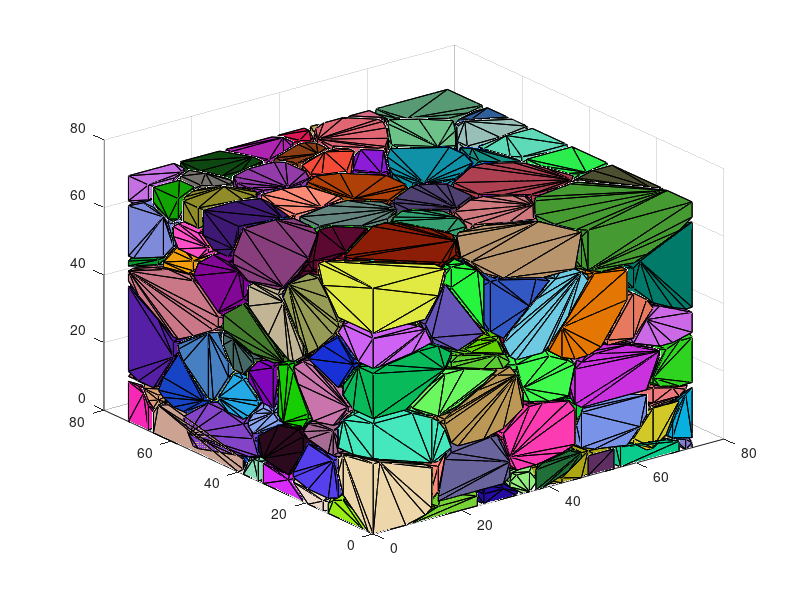

Recreate this plot in MATLAB.
clear all
close all
%This script generates the 3d convex hull for the microstructure
load('3d_grain_data.mat');
%No. of divisions
div=50;

Grain2=Grain_new_hull;

grain1=Grain2(:);
[l1 l2 l3]=size(Grain2);
Grain2=Grain2(1:l1,1:l2,1:l3);
grain1=Grain2(:);
total_dist=74.2188;


[X Y Z]=meshgrid(0:total_dist/div:total_dist-total_dist/div);

 vpoints=[];
kpoints=grain1;
n_grains=unique(kpoints);

points=[X(:) Y(:) Z(:)];

convex_points=[];
grain_id=[];
figure (1)

for k=1:length(n_grains)
    
       x3=find(kpoints==n_grains(k));    
      test_points1=points(x3,:);
     
      try
      c_hull=convhulln(points(x3,:));
      catch
          k
          continue
      end
      c_hull2=c_hull(:);
        
     k3=unique(c_hull2);
     convex_points=vertcat(convex_points,test_points1(k3,:));
     grain_id=vertcat(grain_id,n_grains(k)*ones(length(k3),1));
       trisurf(c_hull,test_points1(:,1),test_points1(:,2),test_points1(:,3),'FaceColor',rand(1,3),'FaceAlpha',1)
       hold on

end
save('3d_convex_hull.mat','convex_points','grain_id','l1','l2','l3','n_grains','X','Y','Z','Grain2')